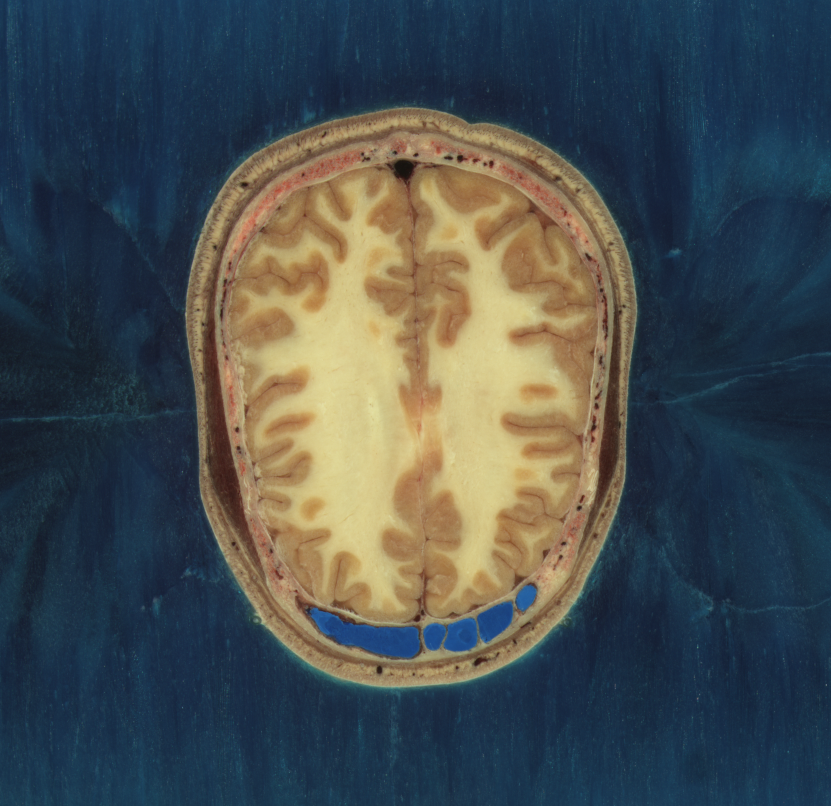
#> input picture HW6/Color_MRI.png, 831 x 806 px
$ jupyter execute Hw6_3.ipynb   (shell and % lines are left out)
#> lines starting #> are read from the running program, lines starting #| are printed output that depends on the picture; after the words box and inside, x2 and y2 are one past the last pixel; in counts of white or black regions, pixels touching at a corner belong together
[cell 1]
import numpy as np
import matplotlib.pyplot as plt
import cv2 as cv
from time import sleep

[cell 2]
def regionGrow(img, seeds, thresh, diffType,label):
    height, weight = img.shape
    seedMark = np.zeros(img.shape)
    seedList = []
    steps = 1
    seeds_grayscale = []
    seeds_avg_grayscale = 0

    for seed in seeds:
        seedList.append(seed)
        seeds_grayscale.append(img[seed[0], seed[1]])
    seeds_avg_grayscale = np.average(seeds_grayscale)

    connects = [ (0, -1), (1, 0),(0, 1), (-1, 0)]
    while(len(seedList)>0):
        currentPoint = seedList.pop(0)
        if diffType=='static':
            seedMark[currentPoint[0], currentPoint[1]] = label

            for i in range(4):
                tmpX = currentPoint[0] + connects[i][0]
                tmpY = currentPoint[1] + connects[i][1]
                if tmpX < 0 or tmpY < 0 or tmpX >= height or tmpY >= weight:
                    continue

                grayDiff = abs (img[tmpX, tmpY] - seeds_avg_grayscale)

                if grayDiff < thresh and seedMark[tmpX,tmpY] == 0:
                    seedMark[tmpX,tmpY] = label
                    seedList.append((tmpX,tmpY))


        if (diffType == "dynamic"):
            seeds_grayscale.append(img[currentPoint[0], currentPoint[1]])
            seeds_avg_grayscale = np.average(seeds_grayscale)
        seedMark[currentPoint[0], currentPoint[1]] = label

        for i in range(4):
            tmpX = currentPoint[0] + connects[i][0]
            tmpY = currentPoint[1] + connects[i][1]
            if tmpX < 0 or tmpY < 0 or tmpX >= height or tmpY >= weight:
                continue

            grayDiff = abs (img[tmpX, tmpY] - seeds_avg_grayscale)

            if grayDiff < thresh and seedMark[tmpX,tmpY] == 0:
                seedMark[tmpX,tmpY] = label
                seedList.append((tmpX,tmpY))

        steps +=1


    print ("Number of steps: ", steps)
    return seedMark

[cell 3]
MRI_img = cv.imread('Color_MRI.png', 0)
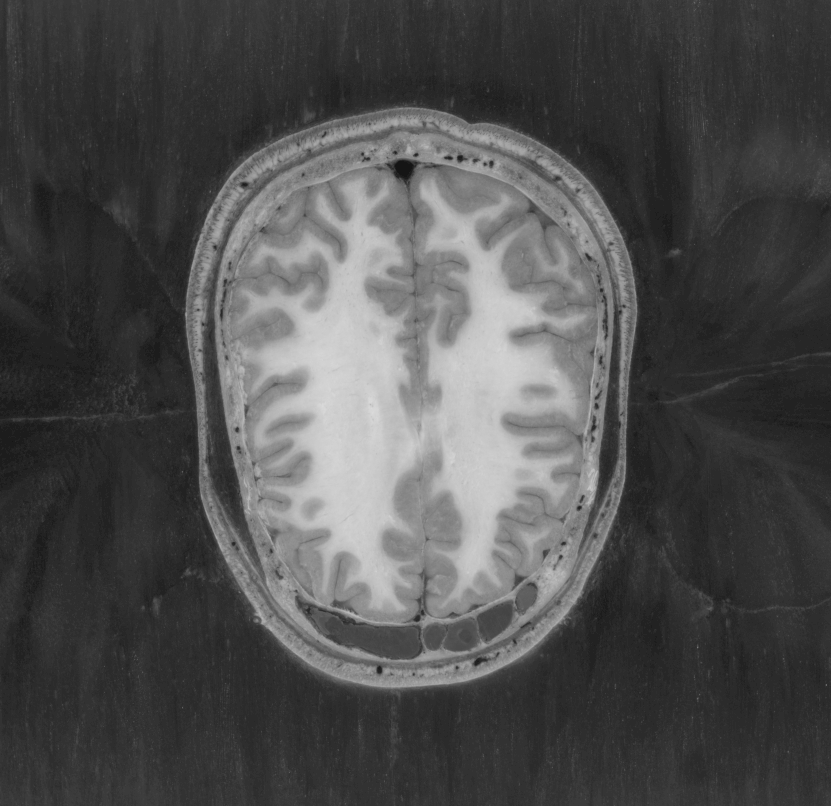
#> MRI_img: shape (806, 831); min 21, max 218, mean 78.4
white_seed_coor=[(385,344)]
gray_seed_coor=[(190,467)]
thresh_type = 'static'
empty_img=np.zeros(MRI_img.shape)
empty_img[(385,344)]=255
empty_img[(190,467)]=100
thresh_w = 70
thresh_g = 30
seedMark_white = np.uint8(regionGrow(MRI_img, white_seed_coor, thresh_w, thresh_type,255))
#> after the loop in regionGrow, `for seed in seeds:`: seedList = [(385, 344)]; seeds_grayscale = [207]
#> in regionGrow, `seeds_avg_grayscale = np.average(seeds_grayscale)`: seeds_avg_grayscale = 207
#> the loop in regionGrow, `while(len(seedList)>0):` made 100997 passes
#> currentPoint on passes 1 to 3: (385, 344), (385, 343), (386, 344)
#> after the loop in regionGrow, `while(len(seedList)>0):`:
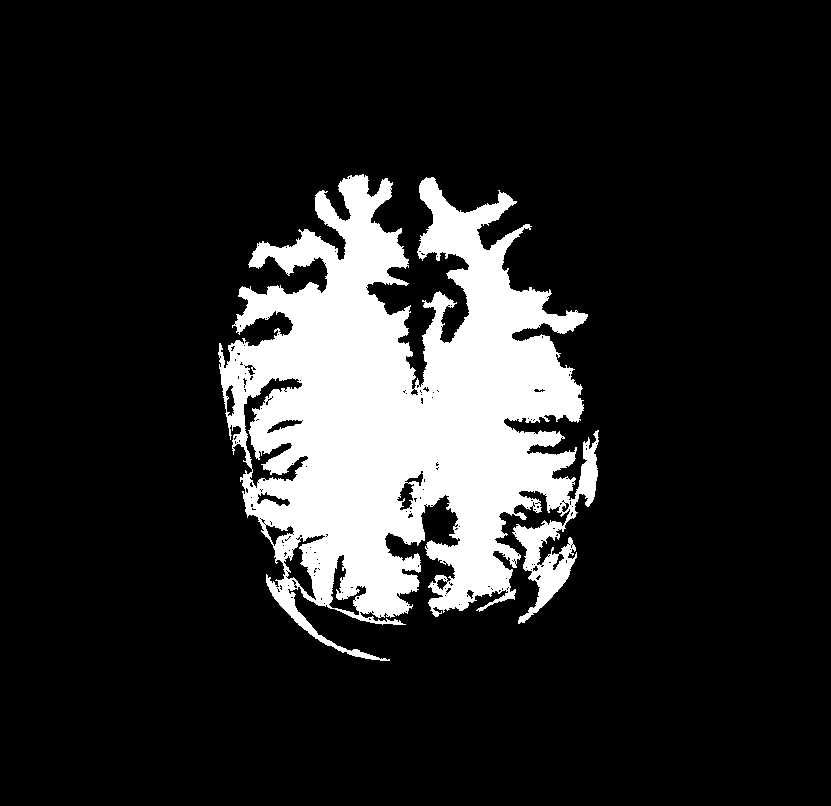
#> seedMark: shape (806, 831) float64; 15.1% white; 1 white region, box (x1, y1, x2, y2) and area: (218, 174, 599, 661) 100997
#> after the loop in regionGrow, `while(len(seedList)>0):`: seedList = []; steps = 100998
#| Number of steps:  100998
seedMark_gray= np.uint8(regionGrow(MRI_img, gray_seed_coor, thresh_g, thresh_type,100))
#> call 2 of regionGrow, with thresh = 30, diffType = 'static', label = 100
#> after the loop in regionGrow (call 2), `for seed in seeds:`: seedList = [(190, 467)]; seeds_grayscale = [125]
#> in regionGrow (call 2), `seeds_avg_grayscale = np.average(seeds_grayscale)`: seeds_avg_grayscale = 125
#> the loop in regionGrow (call 2), `while(len(seedList)>0):` made 114338 passes
#> currentPoint on passes 1 to 3: (190, 467), (190, 466), (191, 467)
#> after the loop in regionGrow (call 2), `while(len(seedList)>0):`:
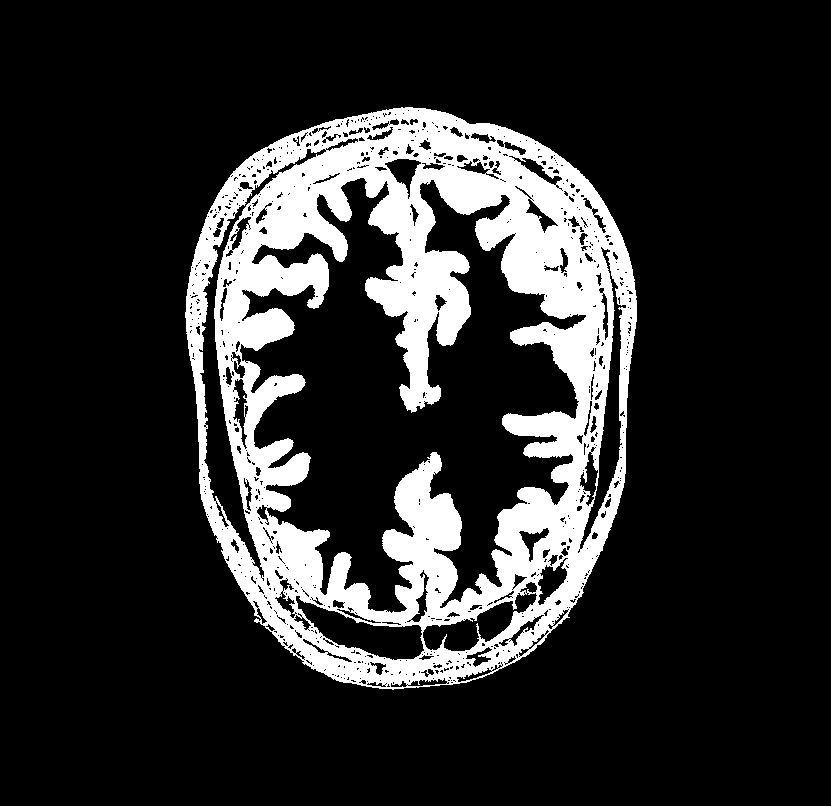
#> seedMark: shape (806, 831) float64; values 0 (black) and 100 (white), 17.1% white; 1 white region, box (x1, y1, x2, y2) and area: (185, 107, 637, 690) 114338
#> after the loop in regionGrow (call 2), `while(len(seedList)>0):`: seedList = []; steps = 114339
#| Number of steps:  114339
seedmark_final = np.uint8(seedMark_gray + seedMark_white)
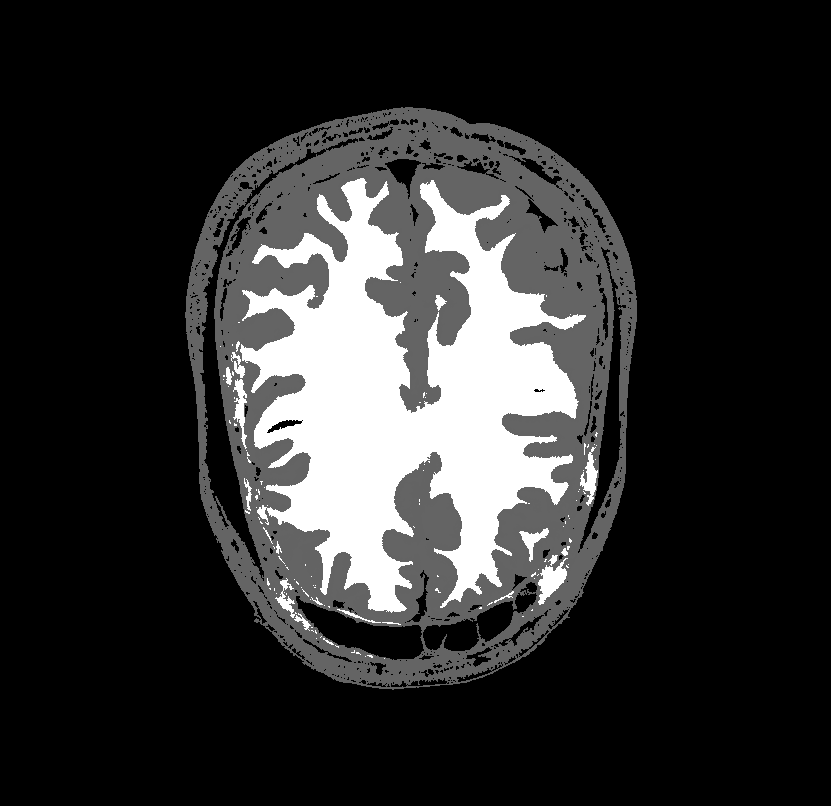
#> seedmark_final: shape (806, 831); min 0, max 255, mean 45.8

plt.figure('show seeds')
plt.imshow(empty_img,'gray',vmin=0,vmax=255)
plt.figure('show results')
plt.subplot(1,2,1)
plt.imshow(MRI_img,  cmap='gray', vmin = 0, vmax = 255)
plt.title('original')
plt.axis('off')
plt.subplot(1,2,2)

plt.imshow(seedmark_final,  cmap='gray', vmin = 0, vmax = 255)
plt.axis('off')
plt.title('after segmentation')
plt.tight_layout()
plt.show()
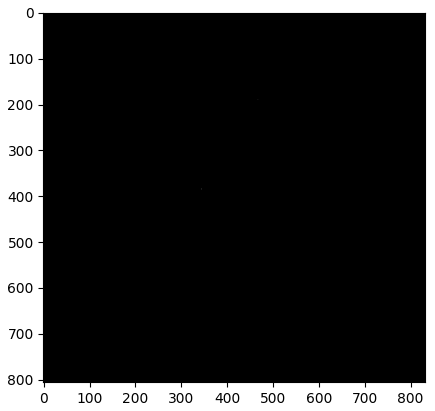
#> figure drawn by matplotlib, 1 panel

$ run again, with HW6/Segmentation.PNG copied over HW6/Color_MRI.png
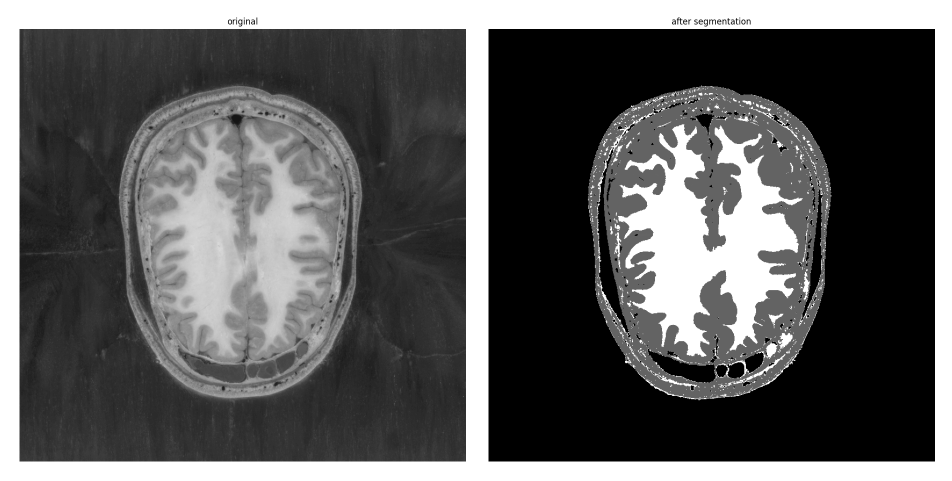
#> input picture HW6/Segmentation.PNG, 1904 x 961 px (shown at 1/2 size)
#> MRI_img is the input picture: shape (961, 1904); min 0, max 255, mean 92.7
#> after the loop in regionGrow, `for seed in seeds:`: seedList = [(385, 344)]; seeds_grayscale = [172]
#> seeds_avg_grayscale = 172
#> the loop in regionGrow, `while(len(seedList)>0):` made 218829 passes
#> currentPoint on passes 1 to 3: (385, 344), (385, 343), (386, 344)
#> after the loop in regionGrow, `while(len(seedList)>0):`:
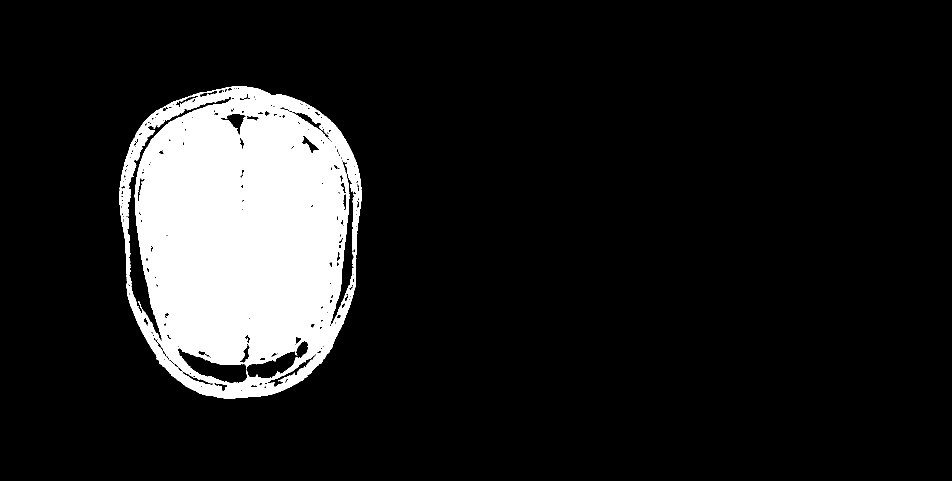
#> seedMark: shape (961, 1904) float64 (shown at 1/2 size); 12% white; 1 white region, box (x1, y1, x2, y2) and area: (238, 172, 724, 797) 218829
#> after the loop in regionGrow, `while(len(seedList)>0):`: seedList = []; steps = 218830
#| Number of steps:  218830
#> the loop in regionGrow (call 2), `while(len(seedList)>0):` made 133031 passes
#> currentPoint on passes 1 to 3: (190, 467), (190, 466), (191, 467)
#| Number of steps:  133032
#> seedMark_gray: shape (961, 1904); values 0 (black) and 100 (white), 7.3% white; 1 white region, box (x1, y1, x2, y2) and area: (253, 173, 724, 797) 133031
#> `plt.show()`:
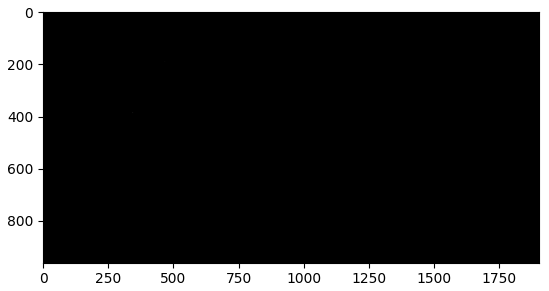
#> figure drawn by matplotlib, 1 panel
